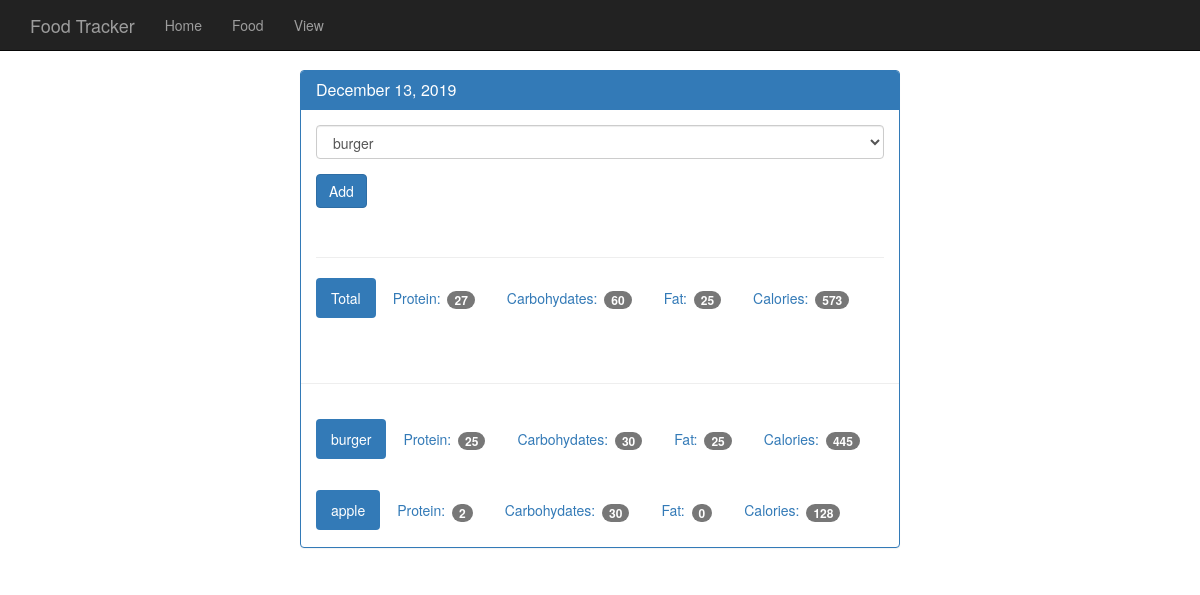
The page /view/20191213 on the database its author committed.
### tables this page shows
CREATE TABLE food (
    id integer primary key autoincrement,
    name text not null,
    protein integer not null,
    carbohydrates integer not null,
    fat integer not null,
    calories integer not null
);

### app.py (the view)
@app.route('/view/<date>', methods=['GET', 'POST'])
def view(date):
    db = get_db()
    cur = db.execute('select id, entry_date '
                     'from log_date '
                     'where entry_date = ?',
                     [date])
    date_result = cur.fetchone()
    if request.method == 'POST':
        select = request.form['food-select']
        id = date_result['id']
        db.execute('insert into food_date (food_id, log_date_id) '
                   'values (?,?)', [select, id])
        db.commit()
    log_cur = db.execute('select food.name, food.protein, food.carbohydrates, food.fat, food.calories '
                         'from log_date '
                         'join food_date '
                         'on food_date.log_date_id = log_date.id '
                         'join food '
                         'on food.id = food_date.food_id '
                         'where log_date.entry_date = ?',
                         [date])
    food_list = log_cur.fetchall()
    totals = {'protein': 0, 'carbohydrates': 0, 'fat': 0, 'calories': 0}
    for food in food_list:
        totals['protein'] += food['protein']
        totals['carbohydrates'] += food['carbohydrates']
        totals['fat'] += food['fat']
        totals['calories'] += food['calories']
    d = datetime.strptime(str(date_result['entry_date']), '%Y%m%d')
    pretty_date = datetime.strftime(d, '%B %d, %Y')
    food_cur = db.execute('select id, name from food')
    food_results = food_cur.fetchall()
    return render_template('day.html',
                           entry_date=date_result['entry_date'],
                           pretty_date=pretty_date,
                           food_results=food_results,
                           food_list=food_list,
                           totals=totals
                           )

### database.py (called while the page is built)
def connect_db():
    sql = sqlite3.connect('/Users/redbook/PycharmProjects/FoodTracker/food_log.db')
    sql.row_factory = sqlite3.Row
    return sql

def get_db():
    if not hasattr(g, 'sqlite3'):
        g.sqlite_db = connect_db()
    return g.sqlite_db

### templates/day.html (shortened to what this page needs)
{% extends 'base.html'%}
{% block content %}
    <div class="container theme-showcase col-sm-6 col-sm-offset-3" role="main">
        <div class="row">
            <div>
                <div class="panel panel-primary">
                    <div class="panel-heading">
                        <h3 class="panel-title">{{pretty_date}}</h3>
                    </div>
                    <div class="panel-body">
                        <form method="POST" action="{{ url_for('view', date=entry_date) }}">
                            <div class="form-group">
                                <select class="form-control" name="food-select">
                                    {% for food in food_results %}
                                     <option value="{{ food.id }}">{{food.name}}</option>
                                    {% endfor %}
                                </select>
                            </div>
                            <button type="submit" class="btn btn-primary">Add</button>
                        </form>
                        <div class="page-header"></div>
                        <ul class="nav nav-pills" role="tablist">
                            <li class="active"><a>Total</a></li>
                            <li><a>Protein: <span class="badge">{{totals.protein }}</span></a></li>
                            <li><a>Carbohydates: <span class="badge">{{totals.carbohydrates}}</span></a></li>
                            <li><a>Fat: <span class="badge">{{totals.fat}}</span></a></li>
                            <li><a>Calories: <span class="badge">{{totals.calories}}</span></a></li>
                        </ul>
                    </div>
                    <div class="page-header"></div>
                {% for foods in food_list %}
                     <div class="panel-body">
                        <ul class="nav nav-pills" role="tablist">
                            <li class="active"><a>{{foods.name}}</a></li>
                            <li><a>Protein: <span class="badge">{{foods.protein}}</span></a></li>
                            <li><a>Carbohydates: <span class="badge">{{foods.carbohydrates}}</span></a></li>
                            <li><a>Fat: <span class="badge">{{foods.fat}}</span></a></li>
                            <li><a>Calories: <span class="badge">{{foods.calories}}</span></a></li>
                        </ul>
                    </div>
                {% endfor %}
                </div>
            </div>
        </div>
    </div>
{% endblock %}

### static/theme.css (style rules this page uses)
body { padding-top: 70px; padding-bottom: 30px; }

### rows shown on the page
food: name "burger", protein "25", carbohydrates "30", fat "25", calories "445"
food: name "apple", protein "2", carbohydrates "30", fat "0", calories "128"

### other values the page prints
{{ pretty_date }} "December 13, 2019"
{{ totals.protein }} "27"
{{ totals.carbohydrates }} "60"
{{ totals.fat }} "25"
{{ totals.calories }} "573"
form field food-select "burger"
